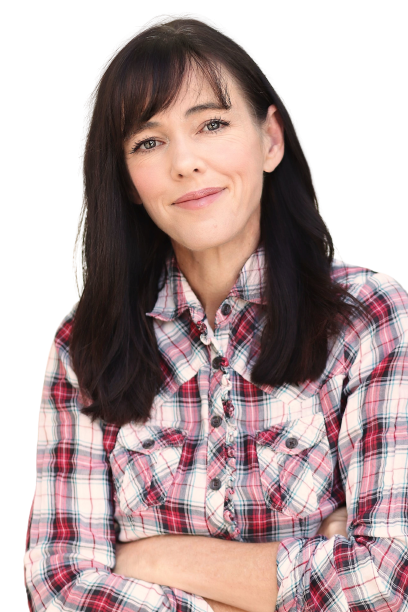
#> input picture app/assets/books/code/langs/python/code/images-pillow-me.png, 408 x 612 px
$ python images-pillow.py
#> lines starting #> are read from the running program, lines starting #| are printed output that depends on the picture
from PIL import Image  #pip install pillow
me = Image.open('images-pillow-me.png')   # use inpixio or remove.bg
#> me is the input picture: PIL image 408x612 RGBA; mean R, G, B, A 106.6, 86.6, 85.9, 177.6
bg = Image.open('images-pillow-bg.jpg')
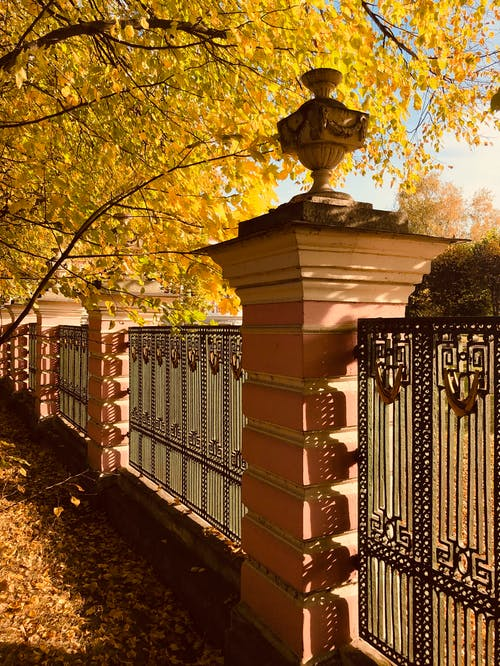
#> input picture app/assets/books/code/langs/python/code/images-pillow-bg.jpg, 500 x 666 px
#> bg is the input picture: PIL image 500x666 RGB; mean R, G, B 135.7, 93.6, 40.3
me.show()
bg.paste(me, (0,0), me)
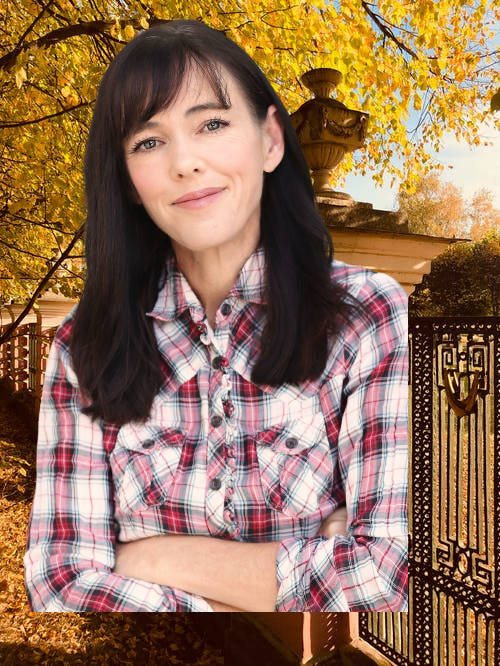
#> bg: PIL image 500x666 RGB; mean R, G, B 147.9, 113.9, 87
bg.save('images-pillow_bg_added.jpg')


# make a dark image a little beautiful by increasing its contrast
from PIL import Image,ImageEnhance
#> (the run stopped early here; a loop or call above may not have finished)
